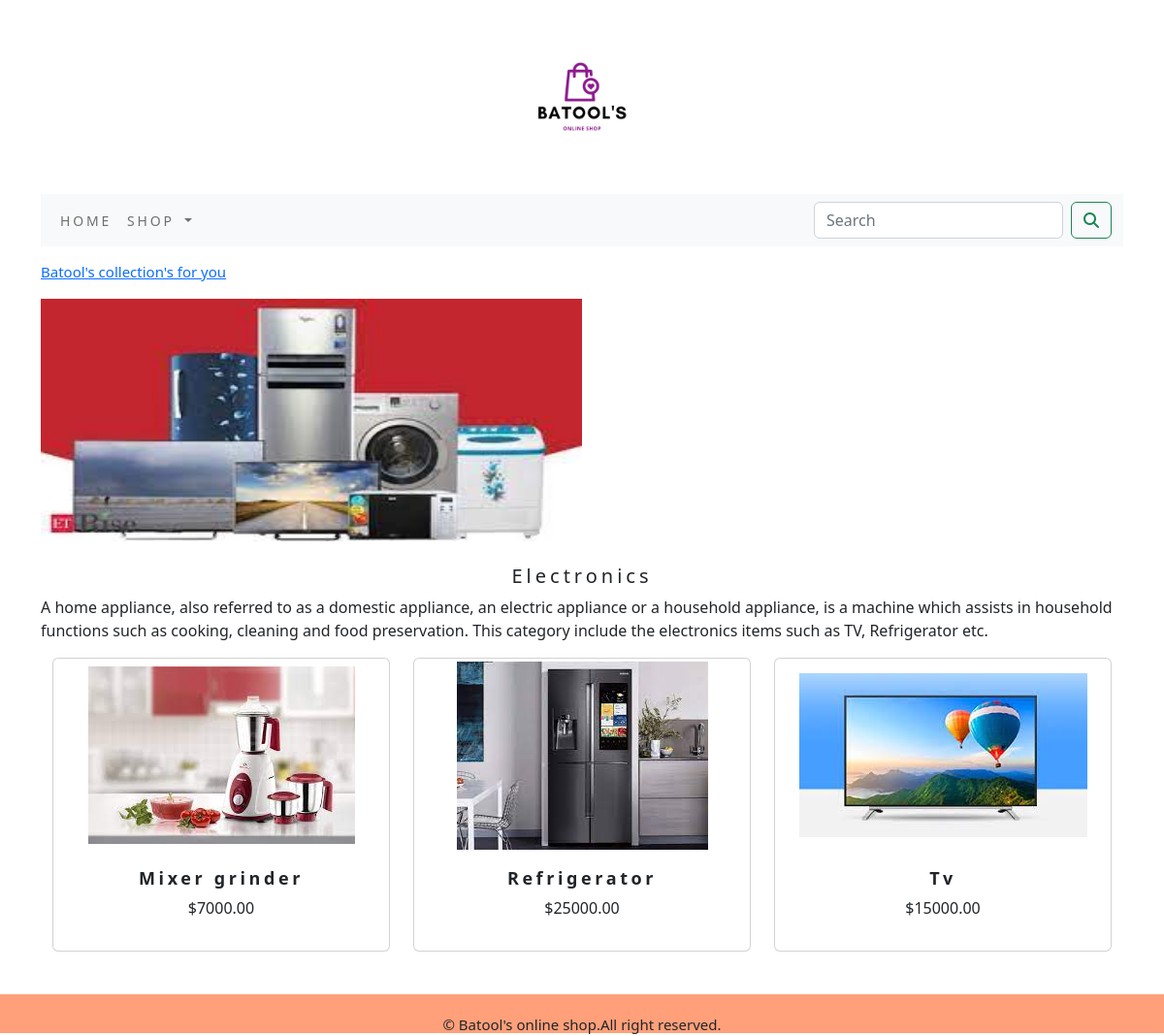
The page /shopapp/electronics/ on the database its author committed.
### shopapp/models.py (models this page shows, shortened)
class Category(models.Model):
    name=models.CharField(max_length=250,unique=True)
    slug=models.SlugField(max_length=250,unique=True)
    description=models.TextField(blank=True)
    image=models.ImageField(upload_to='category',blank=True)
    class Meta:
        ordering=('name',)
        verbose_name='category'
        verbose_name_plural='categories'
    def get_url(self):
        return reverse('shopapp:product_by_category',args=[self.slug,])

class Product(models.Model):
    name=models.CharField(max_length=250,unique=True)
    slug=models.SlugField(max_length=250,unique=True)
    description=models.TextField(blank=True)
    price=models.DecimalField(max_digits=10,decimal_places=2)
    category=models.ForeignKey(Category,on_delete=models.CASCADE)
    image=models.ImageField(upload_to='product',blank=True)
    stock=models.IntegerField()
    available=models.BooleanField(default=True)
    created=models.DateTimeField(auto_now_add=True)
    updated=models.DateTimeField(auto_now=True)
    def get_url(self):
        return reverse('shopapp:prodCatDetail',args=[self.category.slug,self.slug])
    class Meta:
        ordering=('name',)
        verbose_name='product'
        verbose_name_plural='products'

### shopapp/views.py (the view)
# urls.py: path('', views.allProdCat, name='allProdCat'),
def allProdCat(request, c_slug=None):
    c_page = None
    products_list = None
    if c_slug!= None:
        c_page = get_object_or_404(Category, slug=c_slug)
        products_list = Product.objects.all().filter(category=c_page, available=True)
    else:
        products_list = Product.objects.all().filter(available=True)
    paginator=Paginator(products_list,6)
    try:
        page=int(request.GET.get('page','1'))
    except:
        page=1
    try:
        products=paginator.page(page)
    except (EmptyPage,InvalidPage):
        products=paginator.page((paginator.num_pages))
    return render(request, "category.html", {'category': c_page, 'products': products})

### cart/context_processor.py (called while the page is built)
def counter(request):
    item_count=0
    if 'admin' in request.path:
        return {}
    else:
        try:
            cart=Cart.objects.filter(cart_id=_cart_id(request))
            cart_items=CartItems.objects.all().filter(cart=cart[:1])
            for cart_item in cart_items:
                item_count += cart_item.quantity
        except Cart.DoesNotExist:
            item_count=0
    return dict(item_count=item_count)

### cart/views.py (called while the page is built)
def _cart_id(requset):
    cart = requset.session.session_key
    if not cart:
        cart = requset.session.create()
    return cart

### shopapp/context_processors.py (called while the page is built)
def menu_links(request):
    links=Category.objects.all()
    return dict(links=links)

### template/category.html (shortened to what this page needs)
{% extends 'base.html' %}
    {% load static %}
{% block body %}
  {% if category %}
      <div>
        <div class="row my_row_class">
            <div class="mx_auto">
          <p><a href="{% url 'shopapp:allProdCat' %}">Batool's collection's for you</a></p>
        </div>
            </div>
      </div>
  {% endif %}
    <div class="mx_auto">
        {% if category %}
            <img class="my_image category_image" src="{{category.image.url}}" alt="{{category.name}}" >
    </div>
    <br>
        <div>
            <h1 class="text-center my_title" >{{category.name}}</h1>
            <p class="text-justify">{{category.description}}</p>
        </div>
        {% endif %}
            <div class="container">
                <div class="row mx_auto">
                    {% for product in products.object_list %}
                    <div class="my_bottom_margin col-9 col-sm-12 col-md-4 col-lg-4">
                    <div class="card text-center" style="min-width:18rem;">
                        <a href="{{product.get_url}}" ><img class="card-img-top my_image" src="{{product.image.url}}" alt="{{product.name}}" ></a>
                            <div class="card-body">
                            <h4 class="text-center"><b>{{product.name}}</b></h4>
                            <p class="text-center">${{product.price}}</p>
                            </div>
                            </div>
                        </div>
                {% endfor %}
                </div>
                <br>
</div>
{% endblock %}

### static/css/custom.css (style rules this page uses)
body { font-family: 'Josefin Sans', sans-serif; }
.my_row_class { padding-top:15px; }
.my_row_class .mx_auto { color:#000; font-size:15px; }
.my_image { width:100%; height:auto; }
.my_title { font-size:20px; text_transform:uppercase; letter-spacing:.2em; }
.my_bottom_margin { margin-bottom:20px; }
.card-body h4 { font-size:18px; text_transform:uppercase; letter-spacing:.2em; }
.card-img-top { width:200px; height:200px; object-fit:scale-down; }
.category_image { width:50%; height:250px; }

### rows shown on the page
Category: image (picture), name "Electronics", description "A home appliance, also referred to as a domestic appliance, an electric appliance or a household appliance, is a machine which assists in household functions such as cooking, cleaning and food preservation. This category include the electronics items such as TV, Refrigerator etc."
Product: image (picture), name "Mixer grinder", price "7000.00"
Product: image (picture), name "Refrigerator", price "25000.00"
Product: image (picture), name "Tv", price "15000.00"
